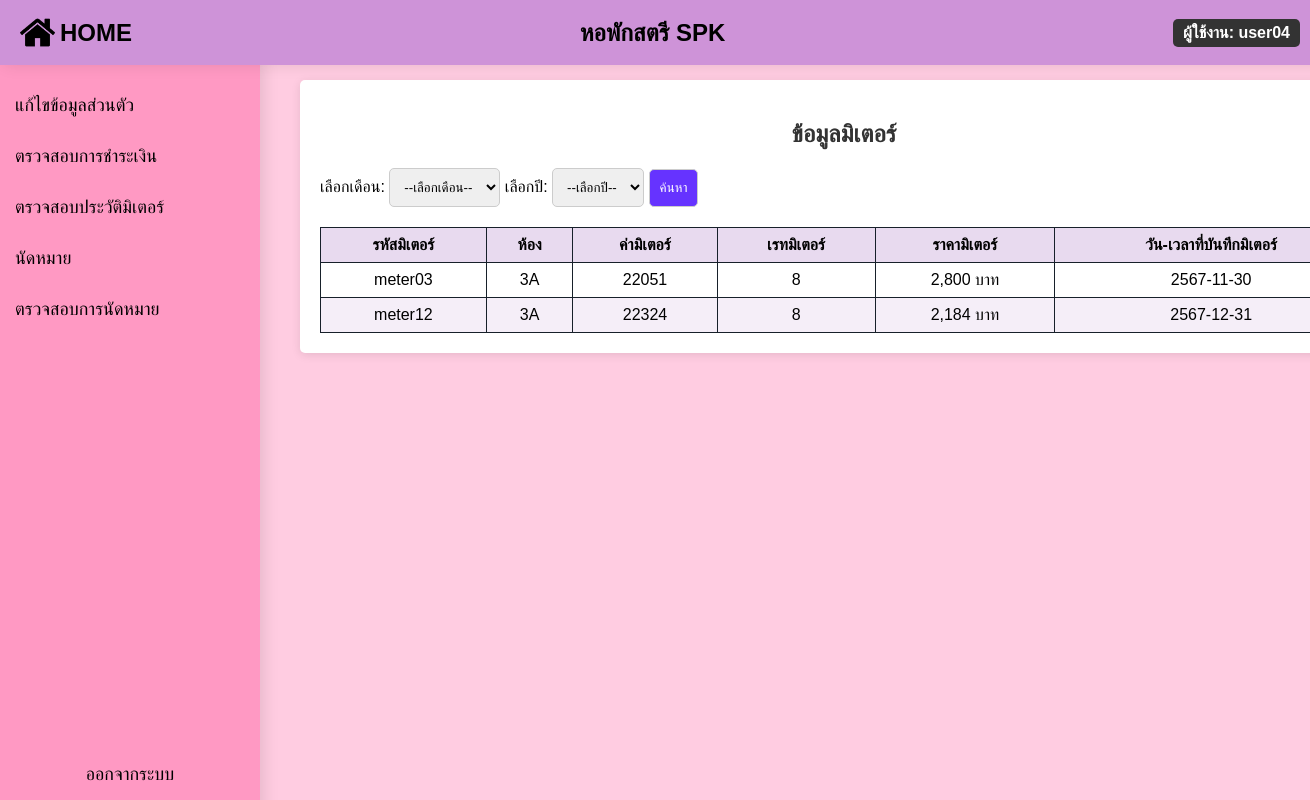
/user_meter.php (signed in), run on the app's committed database.
### tables this page shows
CREATE TABLE `meter` (
  `meter_id` varchar(11) NOT NULL,
  `room_id` varchar(11) NOT NULL,
  `meter_month` varchar(11) NOT NULL,
  `meter_value` varchar(11) NOT NULL,
  `meter_rate` varchar(11) NOT NULL,
  `meter_price` varchar(11) NOT NULL,
  `meter_date` date NOT NULL
);

### user_meter.php (the view, shortened to what this page needs)
<?php
include('condb.php');
$username = $_SESSION['username'];
$user_query = "SELECT user_id FROM user WHERE user_id = ?";
$stmt_user = $conn->prepare($user_query);
$stmt_user->bind_param("s", $username);
$stmt_user->execute();
$user_result = $stmt_user->get_result();
$user_data = $user_result->fetch_assoc();
$user_id = $user_data['user_id'] ?? '';
$contract_query = "SELECT c.room_id
                   FROM contract_user cu
                   JOIN contract c ON cu.contract_id = c.contract_id
                   WHERE cu.user_id = ? AND c.contract_status = 'กำลังมีผล'";
$stmt_contract = $conn->prepare($contract_query);
$stmt_contract->bind_param("s", $user_id);
$stmt_contract->execute();
$contract_result = $stmt_contract->get_result();
$contract_data = $contract_result->fetch_assoc();
$room_id = $contract_data['room_id'] ?? '';
$searchQuery = "SELECT m.meter_id, m.room_id, m.meter_value,
                   m.meter_rate, m.meter_price, m.meter_date
                FROM meter m
                WHERE m.room_id = ?";
$params = [$room_id];
$types = "s";
$stmt_meter = $conn->prepare($searchQuery);
$stmt_meter->bind_param($types, ...$params);
$stmt_meter->execute();
$result = $stmt_meter->get_result();
?>
<!DOCTYPE html>
<html lang="th">
<head>
</head>
<body>
    <?php include('user_sidebar.php'); ?>
    <div class="container">
        <h2>ข้อมูลมิเตอร์</h2>
        <form method="POST" action="">
            <label for="month">เลือกเดือน:</label>
            <select name="month" id="month">
                <option value="">--เลือกเดือน--</option>
            </select>
            <label for="year">เลือกปี:</label>
            <select name="year" id="year">
                <option value="">--เลือกปี--</option>
            </select>
            <button type="submit">ค้นหา</button>
        </form>
        <?php if ($result && mysqli_num_rows($result) > 0): ?>
        <table>
            <tr>
                <th>รหัสมิเตอร์</th>
                <th>ห้อง</th>
                <th>ค่ามิเตอร์</th>
                <th>เรทมิเตอร์</th>
                <th>ราคามิเตอร์</th>
                <th>วัน-เวลาที่บันทึกมิเตอร์</th>
            </tr>
            <?php while ($row = mysqli_fetch_assoc($result)): ?>
            <tr>
                <td><?php echo $row['meter_id']; ?></td>
                <td><?php echo $row['room_id']; ?></td>
                <td><?php echo $row['meter_value']; ?></td>
                <td><?php echo $row['meter_rate']; ?></td>
                <td><?= number_format ($row['meter_price']); ?> บาท</td>
                <td><?php echo $row['meter_date']; ?></td>
            </tr>
            <?php endwhile; ?>
        </table>
        <?php else: ?>
            <p>ไม่พบข้อมูลมิเตอร์สำหรับเงื่อนไขที่เลือก</p>
        <?php endif; ?>
    </div>
</body>
</html>

### user_meter.php (style rules this page uses)
body { font-family: Arial, sans-serif; }
.container { width: 80%; max-width: 1600px; margin: 80px auto; background: #fff; padding: 20px; border-radius: 5px; box-shadow: 0 2px 10px rgba(0, 0, 0, 0.1); margin-left: 300px; }
h2 { text-align: center; color: #333; }
select, button { padding: 10px; border: 1px solid #ccc; border-radius: 5px; }
button { background-color: #6633FF; color: white; cursor: pointer; }
table { width: 100%; border-collapse: collapse; margin-top: 20px; }
table, th, td { border: 1px solid #17202a; }
th, td { padding: 8px; text-align: center; }
th { background-color: #e8daef; }
tr:nth-child(even) { background-color: #ffffff; }
tr:nth-child(odd) { background-color: #f5eef8; }

### user_sidebar.php (style rules this page uses)
body { margin: 0; font-family: Arial, sans-serif; background-color: #ffcce1; }

### data on the page
meter: meter_id "meter03", room "3A", meter_value "22051", meter_rate "8", meter_price "2,800", meter_date "2567-11-30"
meter: meter_id "meter12", room "3A", meter_value "22324", meter_rate "8", meter_price "2,184", meter_date "2567-12-31"

### other printed values
$_SESSION['username'] "user04"
